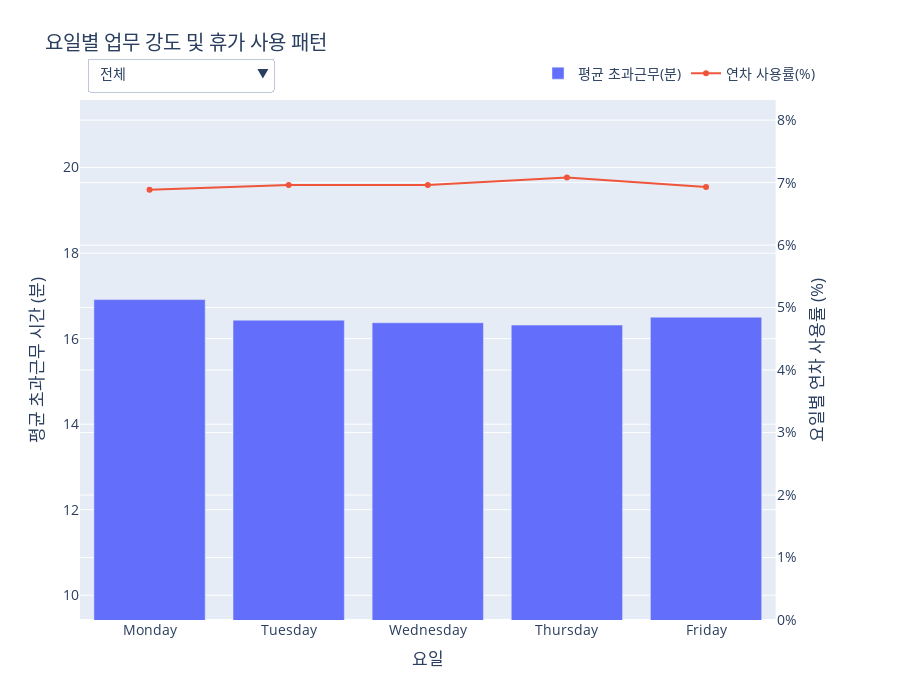

This figure's notebook cell:
### Code cell
import pandas as pd
import numpy as np
import plotly.graph_objects as go
from plotly.subplots import make_subplots
import plotly.io as pio
import datetime

# --- 1. 데이터 임포트 ---
from services.tables.Time_Attendance.daily_working_info_table import daily_work_info_df
from services.tables.Time_Attendance.detailed_working_info_table import detailed_work_info_df
from services.tables.Time_Attendance.leave_type_table import leave_type_df
from services.tables.Time_Attendance.detailed_leave_info_table import detailed_leave_info_df
from services.tables.Time_Attendance.working_info_table import work_info_df
from services.tables.HR_Core.department_info_table import department_info_df
from services.tables.HR_Core.department_table import division_order, dept_level_map, parent_map_dept, dept_name_map
from services.helpers.utils import find_division_name_for_dept

def create_figure():
    """
    제안 17: 조직의 주간 리듬 분석 그래프를 생성합니다.
    """
    # --- 2. 데이터 준비 및 가공 ---
    start_date_filter = pd.to_datetime('2022-01-01')
    
    # 2-1. 데이터 준비 (일반 근무 직원 & 특정 기간 필터링)
    normal_work_emp_ids = work_info_df[work_info_df['WORK_SYS_ID'] == 'WS001']['EMP_ID'].unique()
    
    overtime_df = daily_work_info_df[
        (daily_work_info_df['EMP_ID'].isin(normal_work_emp_ids)) &
        (pd.to_datetime(daily_work_info_df['DATE']) >= start_date_filter)
    ].copy()
    overtime_df['DAY_OF_WEEK'] = overtime_df['DATE'].dt.day_name()

    annual_leave_id = leave_type_df[leave_type_df['LEAVE_TYPE_NAME'] == '연차휴가']['LEAVE_TYPE_ID'].iloc[0]
    leave_df = detailed_leave_info_df[
        (detailed_leave_info_df['LEAVE_TYPE_ID'] == annual_leave_id) &
        (detailed_leave_info_df['EMP_ID'].isin(normal_work_emp_ids)) &
        (pd.to_datetime(detailed_leave_info_df['DATE']) >= start_date_filter)
    ].copy()
    leave_df['DAY_OF_WEEK'] = leave_df['DATE'].dt.day_name()
    
    dept_info_sorted = department_info_df.sort_values(['DEP_APP_START_DATE', 'EMP_ID'])
    
    # 조직 정보 결합
    overtime_df = overtime_df.sort_values(['DATE', 'EMP_ID'])
    overtime_df = pd.merge_asof(overtime_df, dept_info_sorted[['EMP_ID', 'DEP_APP_START_DATE', 'DEP_ID']],left_on='DATE', right_on='DEP_APP_START_DATE', by='EMP_ID', direction='backward')
    overtime_df['DIVISION_NAME'] = overtime_df['DEP_ID'].apply(lambda x: find_division_name_for_dept(x, dept_level_map, parent_map_dept, dept_name_map))
    overtime_df = overtime_df.dropna(subset=['DIVISION_NAME'])
    
    leave_df = leave_df.sort_values(['DATE', 'EMP_ID'])
    leave_df = pd.merge_asof(leave_df, dept_info_sorted[['EMP_ID', 'DEP_APP_START_DATE', 'DEP_ID']], left_on='DATE', right_on='DEP_APP_START_DATE', by='EMP_ID', direction='backward')
    leave_df['DIVISION_NAME'] = leave_df['DEP_ID'].apply(lambda x: find_division_name_for_dept(x, dept_level_map, parent_map_dept, dept_name_map))
    leave_df = leave_df.dropna(subset=['DIVISION_NAME'])
    
    # Operating Division 데이터 제외
    overtime_df = overtime_df[overtime_df['DIVISION_NAME'] != 'Operating Division']
    leave_df = leave_df[leave_df['DIVISION_NAME'] != 'Operating Division']

    # 2-2. 요일별 데이터 집계
    weekday_order = ['Monday', 'Tuesday', 'Wednesday', 'Thursday', 'Friday']
    ot_summary = overtime_df.groupby(['DIVISION_NAME', 'DAY_OF_WEEK'], observed=False)['OVERTIME_MINUTES'].mean().reset_index()
    
    workable_days = detailed_work_info_df[
        (~detailed_work_info_df['WORK_ETC'].isin(['휴가', '주말 휴무', '비번', '휴무'])) &
        (detailed_work_info_df['EMP_ID'].isin(normal_work_emp_ids)) &
        (pd.to_datetime(detailed_work_info_df['DATE']) >= start_date_filter)
    ].copy()
    workable_days['DAY_OF_WEEK'] = workable_days['DATE'].dt.day_name()
    workable_days = pd.merge_asof(workable_days.sort_values('DATE'), dept_info_sorted, left_on='DATE', right_on='DEP_APP_START_DATE', by='EMP_ID')
    workable_days['DIVISION_NAME'] = workable_days['DEP_ID'].apply(lambda x: find_division_name_for_dept(x, dept_level_map, parent_map_dept, dept_name_map))
    workable_days = workable_days.dropna(subset=['DIVISION_NAME'])
    workable_days = workable_days[workable_days['DIVISION_NAME'] != 'Operating Division']
    workday_headcount = workable_days.groupby(['DIVISION_NAME', 'DAY_OF_WEEK'], observed=False).size().reset_index(name='WORK_DAY_COUNT')
    
    leave_days_sum = leave_df.groupby(['DIVISION_NAME', 'DAY_OF_WEEK'], observed=False)['LEAVE_LENGTH'].sum().reset_index()
    leave_summary = pd.merge(leave_days_sum, workday_headcount, on=['DIVISION_NAME', 'DAY_OF_WEEK'], how='left').fillna(0)
    leave_summary['LEAVE_USAGE_RATE'] = (leave_summary['LEAVE_LENGTH'] / leave_summary['WORK_DAY_COUNT']) * 100 if 'WORK_DAY_COUNT' in leave_summary.columns else 0

    # --- 3. Plotly 인터랙티브 그래프 생성 ---
    ot_min, ot_max = ot_summary['OVERTIME_MINUTES'].min(), ot_summary['OVERTIME_MINUTES'].max()
    leave_rate_max = leave_summary['LEAVE_USAGE_RATE'].max()
    y_padding = (ot_max - ot_min) * 0.1 if (ot_max - ot_min) > 0 else 10
    fixed_y1_range = [ot_min - y_padding, ot_max + y_padding]
    fixed_y2_range = [0, leave_rate_max * 1.15]
    
    fig = make_subplots(specs=[[{"secondary_y": True}]])
    division_list_filtered = ['전체'] + [d for d in division_order if d != 'Operating Division']
    
    for i, div_name in enumerate(division_list_filtered):
        is_visible = (i == 0)
        ot_filtered = (ot_summary if div_name == '전체' else ot_summary[ot_summary['DIVISION_NAME'] == div_name]).copy()
        leave_filtered = (leave_summary if div_name == '전체' else leave_summary[leave_summary['DIVISION_NAME'] == div_name]).copy()
        
        ot_grouped = ot_filtered.groupby('DAY_OF_WEEK', observed=False)['OVERTIME_MINUTES'].mean().reset_index()
        if div_name == '전체':
            total_leave = leave_summary.groupby('DAY_OF_WEEK', observed=False)['LEAVE_LENGTH'].sum()
            total_workdays = workday_headcount.groupby('DAY_OF_WEEK', observed=False)['WORK_DAY_COUNT'].sum()
            leave_grouped = (total_leave / total_workdays * 100).reset_index(name='LEAVE_USAGE_RATE')
        else:
            leave_grouped = leave_filtered
            
        ot_grouped['DAY_OF_WEEK'] = pd.Categorical(ot_grouped['DAY_OF_WEEK'], categories=weekday_order, ordered=True)
        ot_grouped = ot_grouped.sort_values('DAY_OF_WEEK')
        leave_grouped['DAY_OF_WEEK'] = pd.Categorical(leave_grouped['DAY_OF_WEEK'], categories=weekday_order, ordered=True)
        leave_grouped = leave_grouped.sort_values('DAY_OF_WEEK')
        
        fig.add_trace(go.Bar(x=ot_grouped['DAY_OF_WEEK'], y=ot_grouped['OVERTIME_MINUTES'], name='평균 초과근무(분)', visible=is_visible), secondary_y=False)
        fig.add_trace(go.Scatter(x=leave_grouped['DAY_OF_WEEK'], y=leave_grouped['LEAVE_USAGE_RATE'], name='연차 사용률(%)', visible=is_visible, mode='lines+markers'), secondary_y=True)
        
    buttons = []
    for i, div_name in enumerate(division_list_filtered):
        visibility_mask = [False] * (len(division_list_filtered) * 2)
        visibility_mask[i*2] = True; visibility_mask[i*2 + 1] = True
        buttons.append(dict(label=div_name, method='update', args=[{'visible': visibility_mask}]))
        
    fig.update_layout(
        updatemenus=[dict(active=0, buttons=buttons, direction="down", pad={"r": 10, "t": 10}, showactive=True, x=0.01, xanchor="left", y=1.1, yanchor="top")],
        title_text='요일별 업무 강도 및 휴가 사용 패턴',
        font_size=14, height=700, legend=dict(orientation="h", yanchor="bottom", y=1.02, xanchor="right", x=1),
        annotations=[dict(text="조직 선택:", showarrow=False, x=0, y=1.08, yref="paper", align="left")],
        yaxis_range=fixed_y1_range,
        yaxis2_range=fixed_y2_range
    )
    fig.update_xaxes(title_text="요일")
    fig.update_yaxes(title_text="평균 초과근무 시간 (분)", secondary_y=False)
    fig.update_yaxes(title_text="요일별 연차 사용률 (%)", secondary_y=True, ticksuffix="%")
    
    return fig

# 이 파일을 직접 실행할 경우 그래프를 생성하여 보여줍니다.
if __name__ == '__main__':
    pio.renderers.default = 'vscode'
    fig = create_figure()
    fig.show()

### Figure 1 — Plotly figure (JSON) as saved in the notebook; plotly's stock layout.template omitted (floating-point values rounded to 4 significant figures)
{"data": [{"name": "평균 초과근무(분)", "type": "bar", "visible": true, "x": ["Monday", "Tuesday", "Wednesday", "Thursday", "Friday"], "xaxis": "x", "y": [16.91, 16.43, 16.37, 16.32, 16.5], "yaxis": "y"}, {"mode": "lines+markers", "name": "연차 사용률(%)", "type": "scatter", "visible": true, "x": ["Monday", "Tuesday", "Wednesday", "Thursday", "Friday", null, null], "xaxis": "x", "y": [6.887, 6.963, 6.96, 7.08, 6.931, NaN, NaN], "yaxis": "y2"}, {"name": "평균 초과근무(분)", "type": "bar", "visible": false, "x": ["Monday", "Tuesday", "Wednesday", "Thursday", "Friday"], "xaxis": "x", "y": [19.36, 19.16, 19.18, 18.26, 19.24], "yaxis": "y"}, {"mode": "lines+markers", "name": "연차 사용률(%)", "type": "scatter", "visible": false, "x": ["Monday", "Tuesday", "Wednesday", "Thursday", "Friday"], "xaxis": "x", "y": [6.843, 6.881, 6.945, 6.901, 6.654], "yaxis": "y2"}, {"name": "평균 초과근무(분)", "type": "bar", "visible": false, "x": ["Monday", "Tuesday", "Wednesday", "Thursday", "Friday"], "xaxis": "x", "y": [10.81, 10.5, 10.43, 10.46, 10.58], "yaxis": "y"}, {"mode": "lines+markers", "name": "연차 사용률(%)", "type": "scatter", "visible": false, "x": ["Monday", "Tuesday", "Wednesday", "Thursday", "Friday"], "xaxis": "x", "y": [6.726, 6.861, 6.885, 7.237, 7.055], "yaxis": "y2"}, {"name": "평균 초과근무(분)", "type": "bar", "visible": false, "x": ["Monday", "Tuesday", "Wednesday", "Thursday", "Friday"], "xaxis": "x", "y": [20.57, 19.64, 19.51, 20.24, 19.68], "yaxis": "y"}, {"mode": "lines+markers", "name": "연차 사용률(%)", "type": "scatter", "visible": false, "x": ["Monday", "Tuesday", "Wednesday", "Thursday", "Friday"], "xaxis": "x", "y": [7.151, 7.189, 7.077, 7.067, 7.068], "yaxis": "y2"}], "layout": {"annotations": [{"align": "left", "showarrow": false, "text": "조직 선택:", "x": 0, "y": 1.08, "yref": "paper"}], "font": {"size": 14}, "height": 700, "legend": {"orientation": "h", "x": 1, "xanchor": "right", "y": 1.02, "yanchor": "bottom"}, "title": {"text": "요일별 업무 강도 및 휴가 사용 패턴"}, "updatemenus": [{"active": 0, "buttons": [{"args": [{"visible": [true, true, false, false, false, false, false, false]}], "label": "전체", "method": "update"}, {"args": [{"visible": [false, false, true, true, false, false, false, false]}], "label": "Planning Division", "method": "update"}, {"args": [{"visible": [false, false, false, false, true, true, false, false]}], "label": "Sales Division", "method": "update"}, {"args": [{"visible": [false, false, false, false, false, false, true, true]}], "label": "Development Division", "method": "update"}], "direction": "down", "pad": {"r": 10, "t": 10}, "showactive": true, "x": 0.01, "xanchor": "left", "y": 1.1, "yanchor": "top"}], "xaxis": {"anchor": "y", "domain": [0, 0.94], "title": {"text": "요일"}}, "yaxis": {"anchor": "x", "domain": [0, 1], "range": [9.421, 21.58], "title": {"text": "평균 초과근무 시간 (분)"}}, "yaxis2": {"anchor": "x", "overlaying": "y", "range": [0, 8.322], "side": "right", "ticksuffix": "%", "title": {"text": "요일별 연차 사용률 (%)"}}}}
